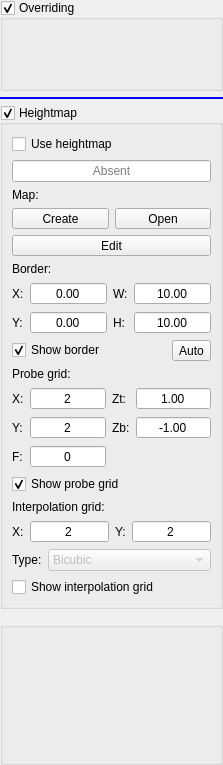
       <widget class="DropWidget" name="scrollContentsModification">
        <property name="geometry">
         <rect>
          <x>0</x>
          <y>0</y>
          <width>223</width>
          <height>765</height>
         </rect>
        </property>
        <property name="acceptDrops">
         <bool>true</bool>
        </property>
        <layout class="QVBoxLayout" name="verticalLayout_2" stretch="0,0,0,1">
         <property name="leftMargin">
          <number>0</number>
         </property>
         <property name="topMargin">
          <number>0</number>
         </property>
         <property name="rightMargin">
          <number>0</number>
         </property>
         <property name="bottomMargin">
          <number>0</number>
         </property>
         <item>
          <widget class="QGroupBox" name="grpOverriding">
           <property name="enabled">
            <bool>true</bool>
           </property>
           <property name="title">
            <string>Overriding</string>
           </property>
           <property name="checkable">
            <bool>true</bool>
           </property>
           <property name="overrided" stdset="0">
            <bool>false</bool>
           </property>
           <layout class="QHBoxLayout" name="horizontalLayout_14">
            <item>
             <widget class="partMainOverride" name="overrides" native="true">
              <property name="minimumSize">
               <size>
                <width>0</width>
                <height>50</height>
               </size>
              </property>
              <layout class="QVBoxLayout" name="verticalLayout_22">
               <property name="leftMargin">
                <number>0</number>
               </property>
               <property name="topMargin">
                <number>0</number>
               </property>
               <property name="rightMargin">
                <number>0</number>
               </property>
               <property name="bottomMargin">
                <number>0</number>
               </property>
              </layout>
             </widget>
            </item>
           </layout>
          </widget>
         </item>
         <item>
          <widget class="QFrame" name="fraDropModification">
           <property name="minimumSize">
            <size>
             <width>0</width>
             <height>2</height>
            </size>
           </property>
           <property name="styleSheet">
            <string notr="true">border: 2px solid blue;</string>
           </property>
           <property name="frameShape">
            <enum>QFrame::Shape::StyledPanel</enum>
           </property>
           <property name="frameShadow">
            <enum>QFrame::Shadow::Raised</enum>
           </property>
          </widget>
         </item>
         <item>
          <widget class="QGroupBox" name="grpHeightMap">
           <property name="title">
            <string>Heightmap</string>
           </property>
           <property name="checkable">
            <bool>true</bool>
           </property>
           <property name="overrided" stdset="0">
            <bool>false</bool>
           </property>
           <layout class="QVBoxLayout" name="verticalLayout_16">
            <item>
             <widget class="QWidget" name="widgetHeightMap" native="true">
              <layout class="QVBoxLayout" name="verticalLayout_15">
               <property name="leftMargin">
                <number>0</number>
               </property>
               <property name="topMargin">
                <number>0</number>
               </property>
               <property name="rightMargin">
                <number>0</number>
               </property>
               <property name="bottomMargin">
                <number>0</number>
               </property>
               <item>
                <widget class="QCheckBox" name="chkHeightMapUse">
                 <property name="text">
                  <string>Use heightmap</string>
                 </property>
                </widget>
               </item>
               <item>
                <widget class="QLineEdit" name="txtHeightMap">
                 <property name="focusPolicy">
                  <enum>Qt::FocusPolicy::NoFocus</enum>
                 </property>
                 <property name="acceptDrops">
                  <bool>false</bool>
                 </property>
                 <property name="text">
                  <string/>
                 </property>
                 <property name="alignment">
                  <set>Qt::AlignmentFlag::AlignCenter</set>
                 </property>
                 <property name="readOnly">
                  <bool>true</bool>
                 </property>
                 <property name="placeholderText">
                  <string>Absent</string>
                 </property>
                </widget>
               </item>
               <item>
                <layout class="QHBoxLayout" name="horizontalLayout_22">
                 <item>
                  <widget class="QLabel" name="label_15">
                   <property name="text">
                    <string>Map:</string>
                   </property>
                  </widget>
                 </item>
                </layout>
               </item>
               <item>
                <layout class="QHBoxLayout" name="horizontalLayout_21">
                 <item>
                  <widget class="StyledToolButton" name="cmdHeightMapCreate">
                   <property name="sizePolicy">
                    <sizepolicy hsizetype="Preferred" vsizetype="Fixed">
                     <horstretch>0</horstretch>
                     <verstretch>0</verstretch>
                    </sizepolicy>
                   </property>
                   <property name="text">
                    <string>Create</string>
                   </property>
                  </widget>
                 </item>
                 <item>
                  <widget class="StyledToolButton" name="cmdHeightMapLoad">
                   <property name="sizePolicy">
                    <sizepolicy hsizetype="Preferred" vsizetype="Fixed">
                     <horstretch>0</horstretch>
                     <verstretch>0</verstretch>
                    </sizepolicy>
                   </property>
                   <property name="text">
                    <string>Open</string>
                   </property>
                  </widget>
                 </item>
                </layout>
               </item>
               <item>
                <widget class="StyledToolButton" name="cmdHeightMapMode">
                 <property name="sizePolicy">
                  <sizepolicy hsizetype="Preferred" vsizetype="Fixed">
                   <horstretch>0</horstretch>
                   <verstretch>0</verstretch>
                  </sizepolicy>
                 </property>
                 <property name="text">
                  <string>Edit</string>
                 </property>
                 <property name="checkable">
                  <bool>true</bool>
                 </property>
                </widget>
               </item>
               <item>
                <widget class="QWidget" name="widgetHeightmapSettings" native="true">
                 <layout class="QVBoxLayout" name="verticalLayout_7">
                  <property name="leftMargin">
                   <number>0</number>
                  </property>
                  <property name="topMargin">
                   <number>0</number>
                  </property>
                  <property name="rightMargin">
                   <number>0</number>
                  </property>
                  <property name="bottomMargin">
                   <number>0</number>
                  </property>
                  <item>
                   <layout class="QVBoxLayout" name="verticalLayout_18">
                    <item>
                     <widget class="QLabel" name="label_5">
                      <property name="text">
                       <string>Border:</string>
                      </property>
                     </widget>
                    </item>
                    <item>
                     <layout class="QGridLayout" name="gridLayout">
                      <item row="0" column="0">
                       <widget class="QLabel" name="label_6">
                        <property name="text">
                         <string>X:</string>
                        </property>
                       </widget>
                      </item>
                      <item row="0" column="1">
                       <widget class="QDoubleSpinBox" name="txtHeightMapBorderX">
                        <property name="sizePolicy">
                         <sizepolicy hsizetype="Expanding" vsizetype="Fixed">
                          <horstretch>0</horstretch>
                          <verstretch>0</verstretch>
                         </sizepolicy>
                        </property>
                        <property name="alignment">
                         <set>Qt::AlignmentFlag::AlignCenter</set>
                        </property>
                        <property name="buttonSymbols">
                         <enum>QAbstractSpinBox::ButtonSymbols::NoButtons</enum>
                        </property>
                        <property name="minimum">
                         <double>-9999.000000000000000</double>
                        </property>
                        <property name="maximum">
                         <double>9999.000000000000000</double>
                        </property>
                       </widget>
                      </item>
                      <item row="1" column="3">
                       <widget class="QDoubleSpinBox" name="txtHeightMapBorderHeight">
                        <property name="sizePolicy">
                         <sizepolicy hsizetype="Expanding" vsizetype="Fixed">
                          <horstretch>0</horstretch>
                          <verstretch>0</verstretch>
                         </sizepolicy>
                        </property>
                        <property name="alignment">
                         <set>Qt::AlignmentFlag::AlignCenter</set>
                        </property>
                        <property name="buttonSymbols">
                         <enum>QAbstractSpinBox::ButtonSymbols::NoButtons</enum>
                        </property>
                        <property name="minimum">
                         <double>-9999.000000000000000</double>
                        </property>
                        <property name="maximum">
                         <double>9999.000000000000000</double>
                        </property>
                        <property name="value">
                         <double>10.000000000000000</double>
                        </property>
                       </widget>
                      </item>
                      <item row="1" column="2">
                       <widget class="QLabel" name="label_9">
                        <property name="text">
                         <string>H:</string>
                        </property>
                       </widget>
                      </item>
                      <item row="1" column="1">
                       <widget class="QDoubleSpinBox" name="txtHeightMapBorderY">
                        <property name="sizePolicy">
                         <sizepolicy hsizetype="Expanding" vsizetype="Fixed">
                          <horstretch>0</horstretch>
                          <verstretch>0</verstretch>
                         </sizepolicy>
                        </property>
                        <property name="alignment">
                         <set>Qt::AlignmentFlag::AlignCenter</set>
                        </property>
                        <property name="buttonSymbols">
                         <enum>QAbstractSpinBox::ButtonSymbols::NoButtons</enum>
                        </property>
                        <property name="minimum">
                         <double>-9999.000000000000000</double>
                        </property>
                        <property name="maximum">
                         <double>9999.000000000000000</double>
                        </property>
                       </widget>
                      </item>
                      <item row="1" column="0">
                       <widget class="QLabel" name="label_7">
                        <property name="text">
                         <string>Y:</string>
                        </property>
                       </widget>
                      </item>
                      <item row="0" column="2">
                       <widget class="QLabel" name="label_8">
                        <property name="text">
                         <string>W:</string>
                        </property>
                       </widget>
                      </item>
                      <item row="0" column="3">
                       <widget class="QDoubleSpinBox" name="txtHeightMapBorderWidth">
                        <property name="sizePolicy">
                         <sizepolicy hsizetype="Expanding" vsizetype="Fixed">
                          <horstretch>0</horstretch>
                          <verstretch>0</verstretch>
                         </sizepolicy>
                        </property>
                        <property name="alignment">
                         <set>Qt::AlignmentFlag::AlignCenter</set>
                        </property>
                        <property name="buttonSymbols">
                         <enum>QAbstractSpinBox::ButtonSymbols::NoButtons</enum>
                        </property>
                        <property name="minimum">
                         <double>-9999.000000000000000</double>
                        </property>
                        <property name="maximum">
                         <double>9999.000000000000000</double>
                        </property>
                        <property name="value">
                         <double>10.000000000000000</double>
                        </property>
                       </widget>
                      </item>
                     </layout>
                    </item>
                    <item>
                     <layout class="QHBoxLayout" name="horizontalLayout_18">
                      <item>
                       <widget class="QCheckBox" name="chkHeightMapBorderShow">
                        <property name="text">
                         <string>Show border</string>
                        </property>
                        <property name="checked">
                         <bool>true</bool>
                        </property>
                       </widget>
                      </item>
                      <item>
                       <widget class="StyledToolButton" name="cmdHeightMapBorderAuto">
                        <property name="minimumSize">
                         <size>
                          <width>0</width>
                          <height>0</height>
                         </size>
                        </property>
                        <property name="text">
                         <string>Auto</string>
                        </property>
                       </widget>
                      </item>
                     </layout>
                    </item>
                   </layout>
                  </item>
                  <item>
                   <layout class="QVBoxLayout" name="verticalLayout_19">
                    <item>
                     <widget class="QLabel" name="label_10">
                      <property name="text">
                       <string>Probe grid:</string>
                      </property>
                     </widget>
                    </item>
                    <item>
                     <layout class="QGridLayout" name="gridLayout_4">
                      <item row="0" column="3">
                       <widget class="QLabel" name="label_14">
                        <property name="text">
                         <string>Zt:</string>
                        </property>
                       </widget>
                      </item>
                      <item row="0" column="0">
                       <widget class="QLabel" name="label_12">
                        <property name="text">
                         <string>X:</string>
                        </property>
                       </widget>
                      </item>
                      <item row="0" column="1">
                       <widget class="QDoubleSpinBox" name="txtHeightMapGridX">
                        <property name="sizePolicy">
                         <sizepolicy hsizetype="Expanding" vsizetype="Fixed">
                          <horstretch>0</horstretch>
                          <verstretch>0</verstretch>
                         </sizepolicy>
                        </property>
                        <property name="alignment">
                         <set>Qt::AlignmentFlag::AlignCenter</set>
                        </property>
                        <property name="buttonSymbols">
                         <enum>QAbstractSpinBox::ButtonSymbols::NoButtons</enum>
                        </property>
                        <property name="decimals">
                         <number>0</number>
                        </property>
                        <property name="minimum">
                         <double>2.000000000000000</double>
                        </property>
                        <property name="maximum">
                         <double>1000.000000000000000</double>
                        </property>
                        <property name="value">
                         <double>2.000000000000000</double>
                        </property>
                       </widget>
                      </item>
                      <item row="1" column="5">
                       <widget class="QDoubleSpinBox" name="txtHeightMapGridZBottom">
                        <property name="sizePolicy">
                         <sizepolicy hsizetype="Expanding" vsizetype="Fixed">
                          <horstretch>0</horstretch>
                          <verstretch>0</verstretch>
                         </sizepolicy>
                        </property>
                        <property name="alignment">
                         <set>Qt::AlignmentFlag::AlignCenter</set>
                        </property>
                        <property name="buttonSymbols">
                         <enum>QAbstractSpinBox::ButtonSymbols::NoButtons</enum>
                        </property>
                        <property name="minimum">
                         <double>-999.000000000000000</double>
                        </property>
                        <property name="maximum">
                         <double>999.000000000000000</double>
                        </property>
                        <property name="value">
                         <double>-1.000000000000000</double>
                        </property>
                       </widget>
                      </item>
                      <item row="0" column="5">
                       <widget class="QDoubleSpinBox" name="txtHeightMapGridZTop">
                        <property name="sizePolicy">
                         <sizepolicy hsizetype="Expanding" vsizetype="Fixed">
                          <horstretch>0</horstretch>
                          <verstretch>0</verstretch>
                         </sizepolicy>
                        </property>
                        <property name="alignment">
                         <set>Qt::AlignmentFlag::AlignCenter</set>
                        </property>
                        <property name="buttonSymbols">
                         <enum>QAbstractSpinBox::ButtonSymbols::NoButtons</enum>
                        </property>
                        <property name="minimum">
                         <double>-999.000000000000000</double>
                        </property>
                        <property name="maximum">
                         <double>999.000000000000000</double>
                        </property>
                        <property name="value">
                         <double>1.000000000000000</double>
                        </property>
                       </widget>
                      </item>
                      <item row="1" column="0">
                       <widget class="QLabel" name="label_13">
                        <property name="text">
                         <string>Y:</string>
                        </property>
                       </widget>
                      </item>
                      <item row="1" column="3">
                       <widget class="QLabel" name="label_11">
                        <property name="text">
                         <string>Zb:</string>
                        </property>
                       </widget>
                      </item>
                      <item row="1" column="1">
                       <widget class="QDoubleSpinBox" name="txtHeightMapGridY">
                        <property name="sizePolicy">
                         <sizepolicy hsizetype="Expanding" vsizetype="Fixed">
                          <horstretch>0</horstretch>
                          <verstretch>0</verstretch>
                         </sizepolicy>
                        </property>
                        <property name="alignment">
                         <set>Qt::AlignmentFlag::AlignCenter</set>
                        </property>
                        <property name="buttonSymbols">
                         <enum>QAbstractSpinBox::ButtonSymbols::NoButtons</enum>
                        </property>
                        <property name="decimals">
                         <number>0</number>
                        </property>
                        <property name="minimum">
                         <double>2.000000000000000</double>
                        </property>
                        <property name="maximum">
                         <double>1000.000000000000000</double>
                        </property>
                        <property name="value">
                         <double>2.000000000000000</double>
                        </property>
                       </widget>
                      </item>
                      <item row="2" column="0">
                       <widget class="QLabel" name="label_21">
                        <property name="text">
                         <string>F:</string>
                        </property>
                       </widget>
                      </item>
                      <item row="2" column="1">
                       <widget class="QDoubleSpinBox" name="txtHeightMapProbeFeed">
                        <property name="sizePolicy">
                         <sizepolicy hsizetype="Expanding" vsizetype="Fixed">
                          <horstretch>0</horstretch>
                          <verstretch>0</verstretch>
                         </sizepolicy>
                        </property>
                        <property name="alignment">
                         <set>Qt::AlignmentFlag::AlignCenter</set>
                        </property>
                        <property name="buttonSymbols">
                         <enum>QAbstractSpinBox::ButtonSymbols::NoButtons</enum>
                        </property>
                        <property name="decimals">
                         <number>0</number>
                        </property>
                        <property name="minimum">
                         <double>0.000000000000000</double>
                        </property>
                        <property name="maximum">
                         <double>9999.000000000000000</double>
                        </property>
                        <property name="value">
                         <double>0.000000000000000</double>
                        </property>
                       </widget>
                      </item>
                     </layout>
                    </item>
                    <item>
                     <layout class="QHBoxLayout" name="horizontalLayout_19">
                      <item>
                       <widget class="QCheckBox" name="chkHeightMapGridShow">
                        <property name="text">
                         <string>Show probe grid</string>
                        </property>
                        <property name="checked">
                         <bool>true</bool>
                        </property>
                       </widget>
                      </item>
                      <item>
                       <spacer name="horizontalSpacer_6">
                        <property name="orientation">
                         <enum>Qt::Orientation::Horizontal</enum>
                        </property>
                        <property name="sizeHint" stdset="0">
                         <size>
                          <width>40</width>
                          <height>1</height>
                         </size>
                        </property>
                       </spacer>
                      </item>
                     </layout>
                    </item>
                   </layout>
                  </item>
                  <item>
                   <layout class="QVBoxLayout" name="verticalLayout_20">
                    <item>
                     <widget class="QLabel" name="label_16">
                      <property name="text">
                       <string>Interpolation grid:</string>
                      </property>
                     </widget>
                    </item>
                    <item>
                     <layout class="QGridLayout" name="gridLayout_6">
                      <item row="1" column="2">
                       <widget class="QLabel" name="label_19">
                        <property name="text">
                         <string>Y:</string>
                        </property>
                       </widget>
                      </item>
                      <item row="1" column="0">
                       <widget class="QLabel" name="label_18">
                        <property name="text">
                         <string>X:</string>
                        </property>
                       </widget>
                      </item>
                      <item row="1" column="1">
                       <widget class="QDoubleSpinBox" name="txtHeightMapInterpolationStepX">
                        <property name="sizePolicy">
                         <sizepolicy hsizetype="Expanding" vsizetype="Fixed">
                          <horstretch>0</horstretch>
                          <verstretch>0</verstretch>
                         </sizepolicy>
                        </property>
                        <property name="alignment">
                         <set>Qt::AlignmentFlag::AlignCenter</set>
                        </property>
                        <property name="buttonSymbols">
                         <enum>QAbstractSpinBox::ButtonSymbols::NoButtons</enum>
                        </property>
                        <property name="decimals">
                         <number>0</number>
                        </property>
                        <property name="minimum">
                         <double>2.000000000000000</double>
                        </property>
                        <property name="maximum">
                         <double>1000.000000000000000</double>
                        </property>
                        <property name="value">
                         <double>2.000000000000000</double>
                        </property>
                       </widget>
                      </item>
                      <item row="1" column="3">
                       <widget class="QDoubleSpinBox" name="txtHeightMapInterpolationStepY">
                        <property name="sizePolicy">
                         <sizepolicy hsizetype="Expanding" vsizetype="Fixed">
                          <horstretch>0</horstretch>
                          <verstretch>0</verstretch>
                         </sizepolicy>
                        </property>
                        <property name="alignment">
                         <set>Qt::AlignmentFlag::AlignCenter</set>
                        </property>
                        <property name="buttonSymbols">
                         <enum>QAbstractSpinBox::ButtonSymbols::NoButtons</enum>
                        </property>
                        <property name="decimals">
                         <number>0</number>
                        </property>
                        <property name="minimum">
                         <double>2.000000000000000</double>
                        </property>
                        <property name="maximum">
                         <double>1000.000000000000000</double>
                        </property>
                        <property name="value">
                         <double>2.000000000000000</double>
                        </property>
                       </widget>
                      </item>
                     </layout>
                    </item>
                    <item>
                     <layout class="QHBoxLayout" name="horizontalLayout_23" stretch="0,0">
                      <item>
                       <widget class="QLabel" name="label_17">
                        <property name="text">
                         <string>Type:</string>
                        </property>
                       </widget>
                      </item>
                      <item>
                       <widget class="QComboBox" name="cboHeightMapInterpolationType">
                        <property name="enabled">
                         <bool>false</bool>
                        </property>
                        <property name="sizePolicy">
                         <sizepolicy hsizetype="Expanding" vsizetype="Fixed">
                          <horstretch>0</horstretch>
                          <verstretch>0</verstretch>
                         </sizepolicy>
                        </property>
                        <item>
                         <property name="text">
                          <string>Bicubic</string>
                         </property>
                        </item>
                       </widget>
                      </item>
                     </layout>
                    </item>
                    <item>
                     <layout class="QHBoxLayout" name="horizontalLayout_24">
                      <item>
                       <widget class="QCheckBox" name="chkHeightMapInterpolationShow">
                        <property name="text">
                         <string>Show interpolation grid</string>
                        </property>
                       </widget>
                      </item>
                      <item>
                       <spacer name="horizontalSpacer_8">
                        <property name="orientation">
                         <enum>Qt::Orientation::Horizontal</enum>
                        </property>
                        <property name="sizeHint" stdset="0">
                         <size>
                          <width>40</width>
                          <height>1</height>
                         </size>
                        </property>
                       </spacer>
                      </item>
                     </layout>
                    </item>
                   </layout>
                  </item>
                 </layout>
                </widget>
               </item>
              </layout>
             </widget>
            </item>
           </layout>
          </widget>
         </item>
         <item>
          <widget class="QGroupBox" name="spacerModification">
           <property name="sizePolicy">
            <sizepolicy hsizetype="Preferred" vsizetype="Expanding">
             <horstretch>0</horstretch>
             <verstretch>0</verstretch>
            </sizepolicy>
           </property>
           <property name="styleSheet">
            <string notr="true">QGroupBox {
	margin-top: 7;
}</string>
           </property>
           <property name="title">
            <string/>
           </property>
          </widget>
         </item>
        </layout>
       </widget>
